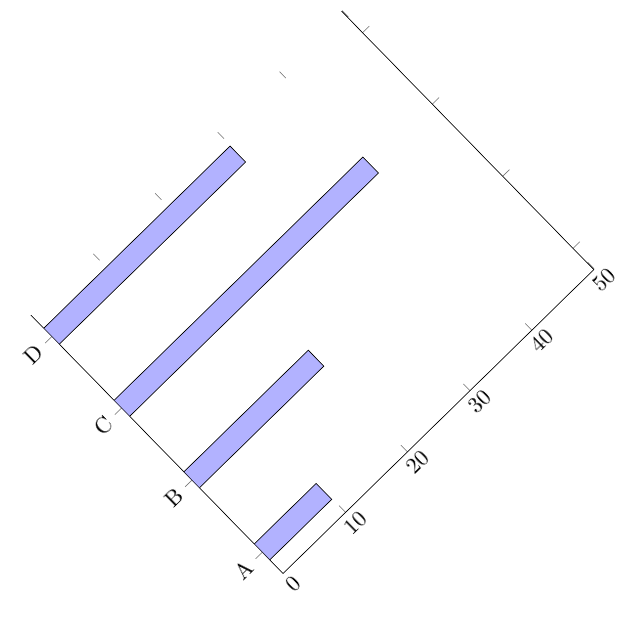
#> input picture chart_image_np.png, 625 x 624 px; its folder holds only this picture in this run
$ python -i detect_legend.py   (imports and definitions only)
#> lines starting #> are read from the running program, lines starting #| are printed output that depends on the picture
import cv2
import numpy as np
import pytesseract
from pytesseract import Output
import functions.image_detectations as detects
from functions import image_edits as edits

top_right_point = None
bottom_left_point = None


# [174 lines left out: functions detect_legend_bars, morph_transform_for_legend, detect_legend_texts, merge_bars_with_texts, detect_legend_position, not called in this run]

>>> import cv2
>>> picture = cv2.imread('../chart_image_np.png')
#> picture is the input picture: shape (624, 625, 3); mean B, G, R 252.9, 249.2, 249.2
>>> result = morph_transform_for_legend(picture)
#> in morph_transform_for_legend, `legend_gray = cv2.cvtColor(img, cv2.COLOR_BGR2GRAY)`:
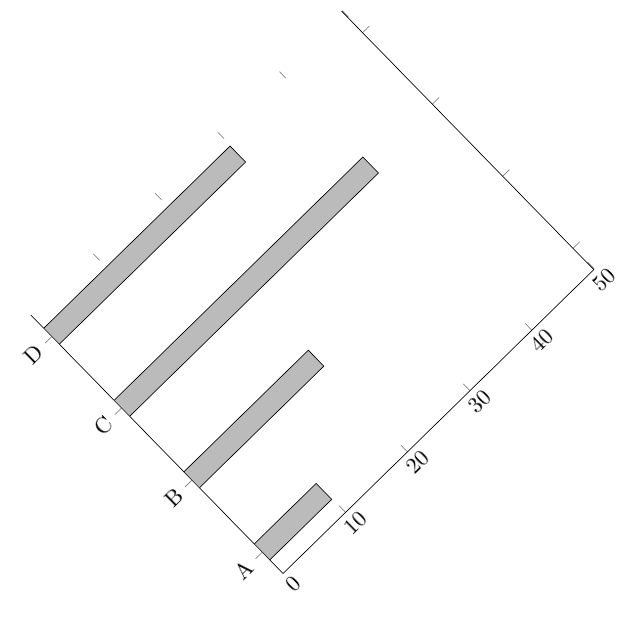
#> legend_gray: shape (624, 625); min 0, max 255, mean 249.6
#> in morph_transform_for_legend, `legend_binary.fill(0)`: legend_binary: shape (624, 625); every value is 0

$ run again, on chart_longtitle.png
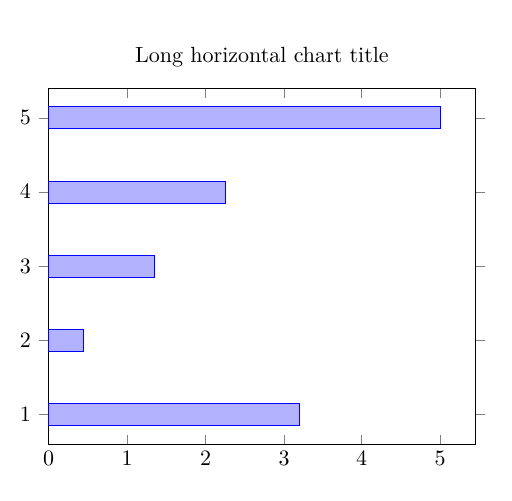
#> input picture chart_longtitle.png, 512 x 501 px
#> picture is the input picture: shape (501, 512, 3); mean B, G, R 252.3, 244.2, 244.2
#> in morph_transform_for_legend, `legend_gray = cv2.cvtColor(img, cv2.COLOR_BGR2GRAY)`:
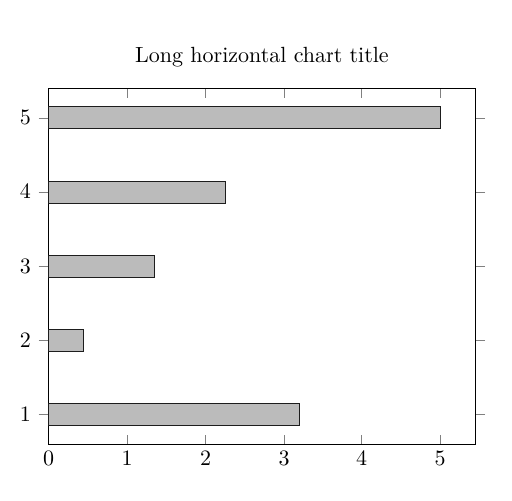
#> legend_gray: shape (501, 512); min 0, max 255, mean 245.1
#> legend_binary: shape (501, 512); every value is 0

$ run again, on chart_stacked.png
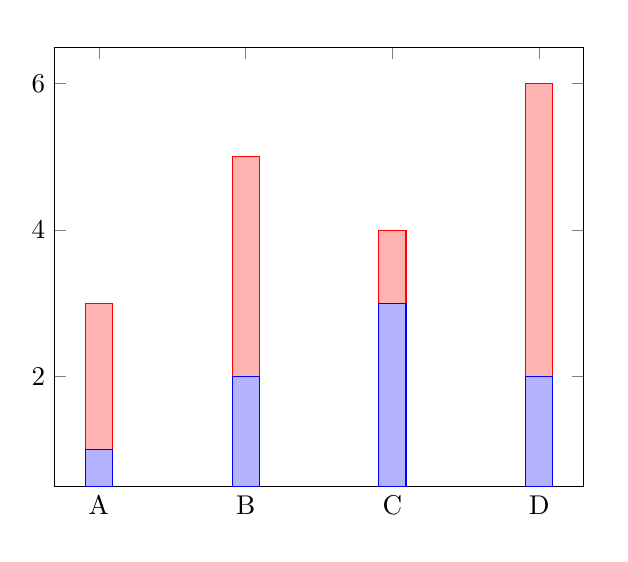
#> input picture chart_stacked.png, 628 x 562 px
#> picture is the input picture: shape (562, 628, 3); mean B, G, R 247.9, 244.5, 249.8
#> in morph_transform_for_legend, `legend_gray = cv2.cvtColor(img, cv2.COLOR_BGR2GRAY)`:
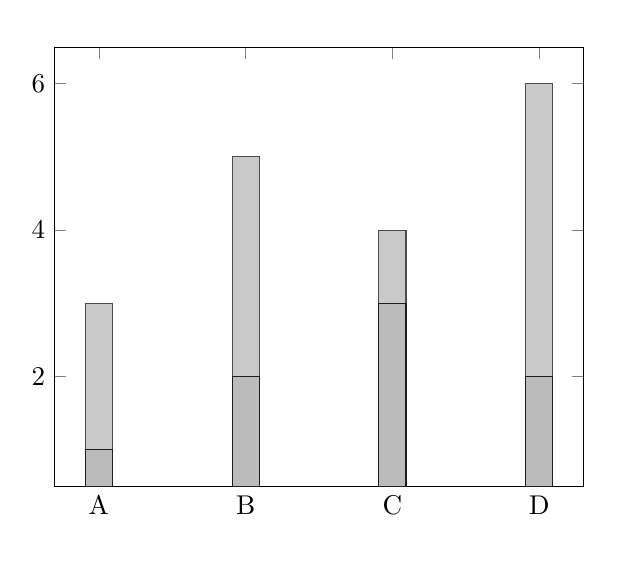
#> legend_gray: shape (562, 628); min 0, max 255, mean 246.5
#> legend_binary: shape (562, 628); every value is 0

$ run again, on chart_title.png
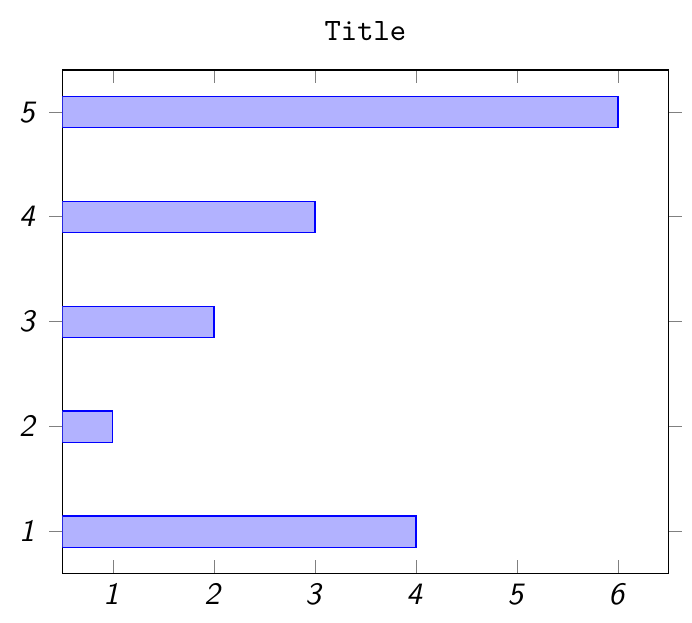
#> input picture chart_title.png, 692 x 623 px
#> picture is the input picture: shape (623, 692, 3); mean B, G, R 252.5, 243.2, 243.2
#> in morph_transform_for_legend, `legend_gray = cv2.cvtColor(img, cv2.COLOR_BGR2GRAY)`:
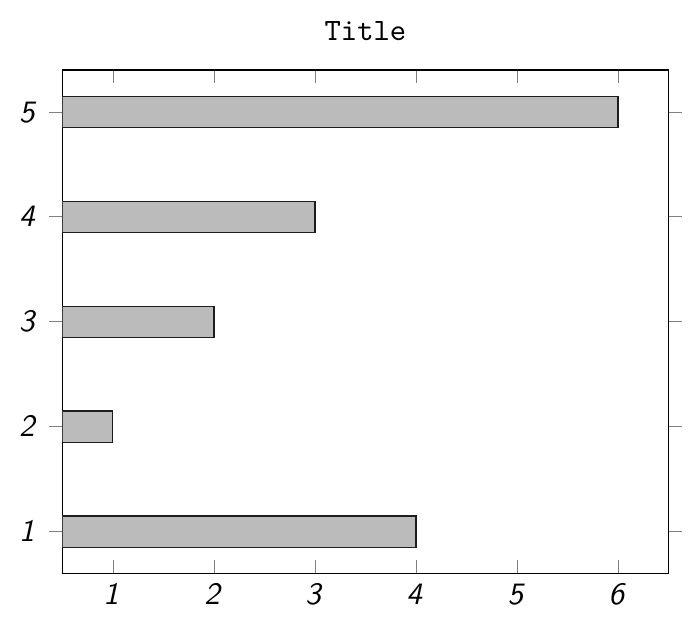
#> legend_gray: shape (623, 692); min 0, max 255, mean 244.2
#> legend_binary: shape (623, 692); every value is 0
